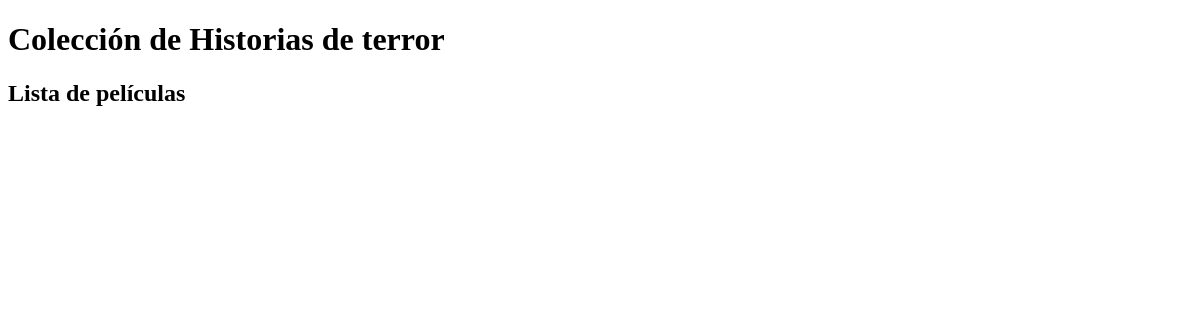
Before: /peliculas/ with the older database file.
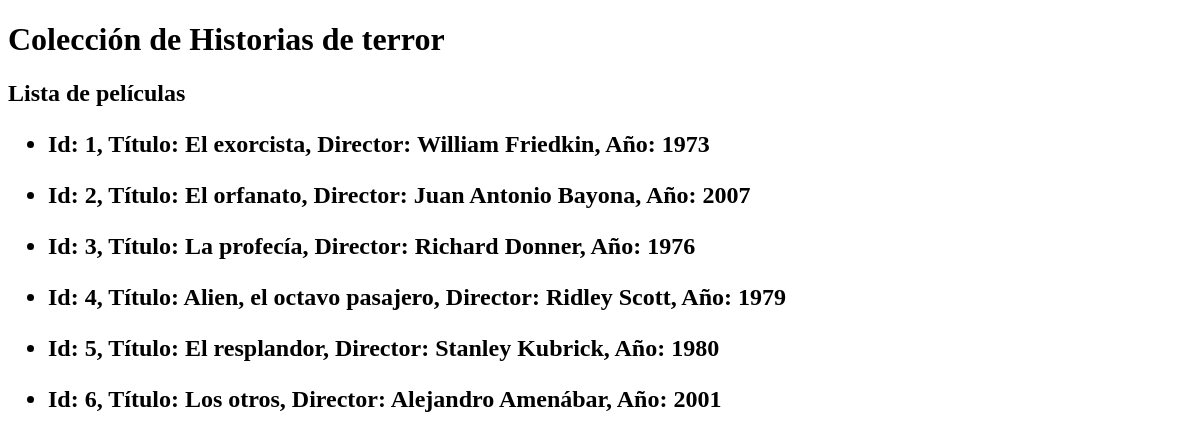
After: the same page with the newer database file.
### aplicacion/models.py (models this page shows, shortened)
class Pelicula(models.Model):
    nombre = models.CharField(max_length=400)
    director = models.CharField(max_length=200)
    año = models.IntegerField()

### aplicacion/views.py (the view)
# urls.py: path("peliculas/", mostrar_peliculas),
def mostrar_peliculas(request):
  lista_peliculas = Pelicula.objects.all()
  return render(request, "aplicacion/peliculas.html", {"lista_peliculas": lista_peliculas})

### aplicacion/templates/aplicacion/peliculas.html
{% extends 'aplicacion/base.html' %}
{% block titulo%} Lista de películas {% endblock %}
{% block contenido %}
  {% for pelicula in lista_peliculas %}
      <ul>
          <li> Id: {{pelicula.id}}, Título: {{pelicula.nombre}}, Director: {{pelicula.director}}, Año: {{pelicula.año}}</li>
      </ul>
  {% endfor %}
{% endblock %}

Changed rows visible on the page:
added Pelicula: id "1", nombre "El exorcista", director "William Friedkin", año "1973"
added Pelicula: id "2", nombre "El orfanato", director "Juan Antonio Bayona", año "2007"
added Pelicula: id "3", nombre "La profecía", director "Richard Donner", año "1976"
added Pelicula: id "4", nombre "Alien, el octavo pasajero", director "Ridley Scott", año "1979"
added Pelicula: id "5", nombre "El resplandor", director "Stanley Kubrick", año "1980"
added Pelicula: id "6", nombre "Los otros", director "Alejandro Amenábar", año "2001"
